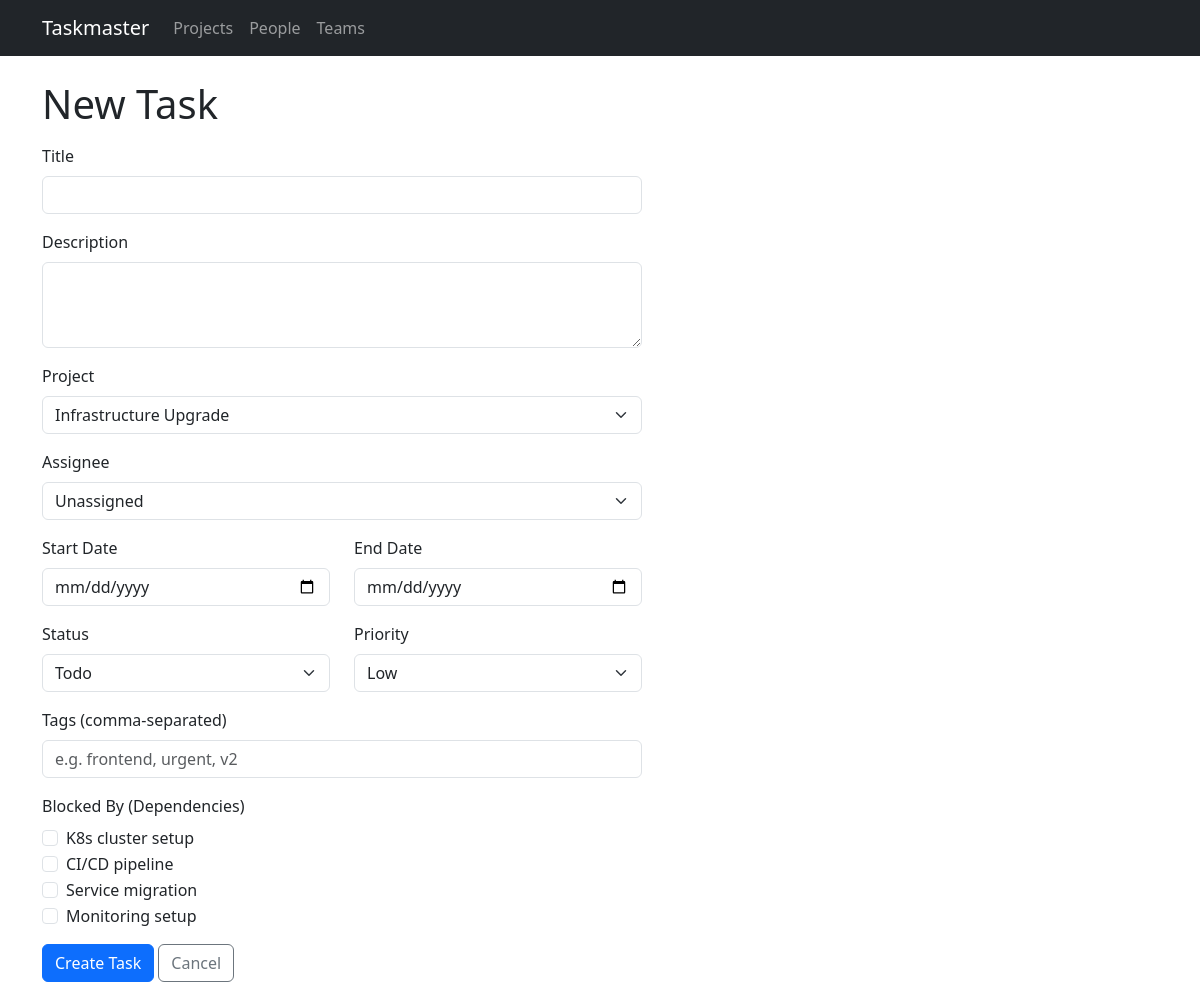
/tasks/new?project_id=4, run on an earlier commit of the app's database.
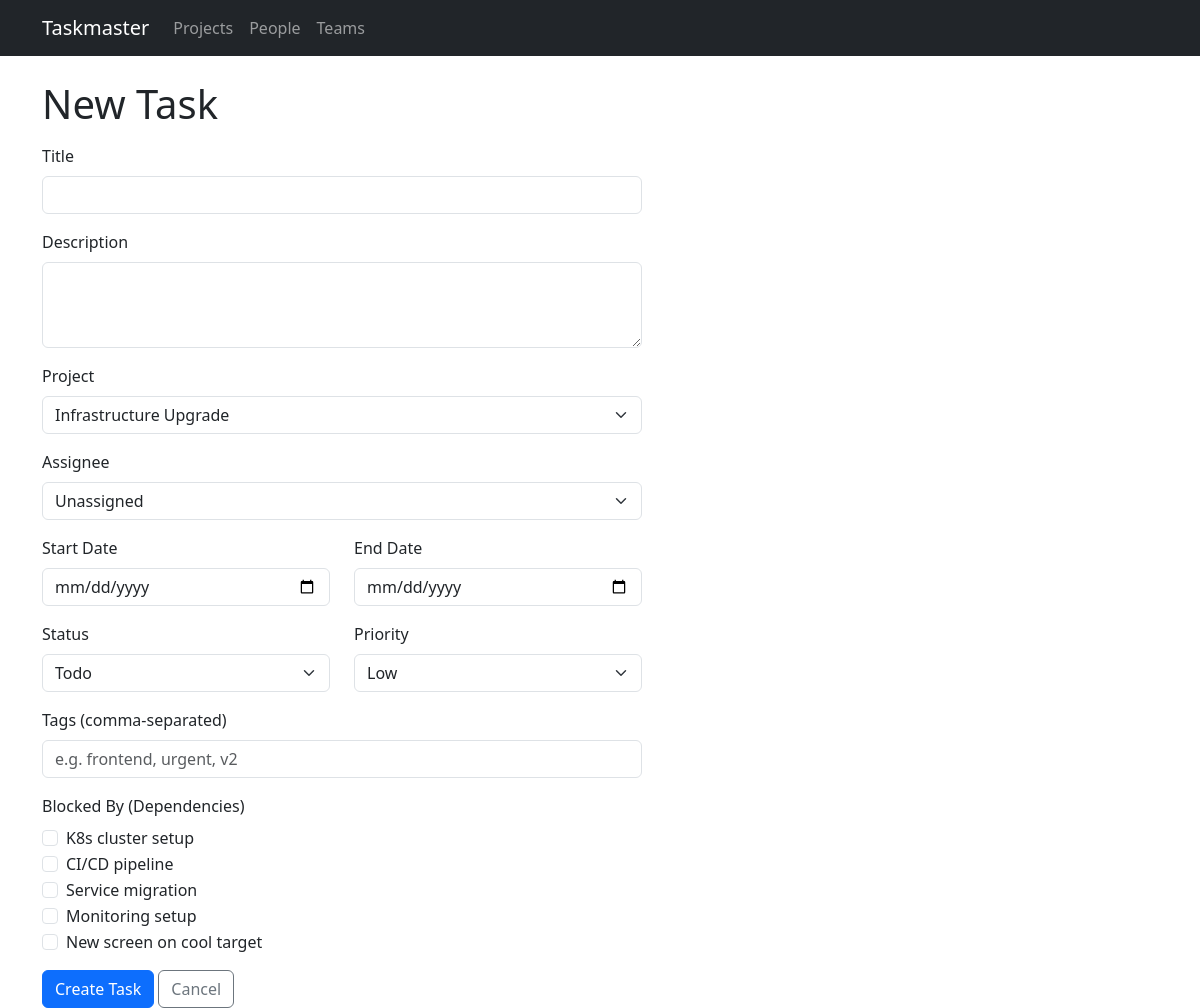
And on a later commit of the database.
### models.py (models this page shows, shortened)
class Task(db.Model):
    id = db.Column(db.Integer, primary_key=True)
    title = db.Column(db.String(200), nullable=False)
    description = db.Column(db.Text)
    project_id = db.Column(db.Integer, db.ForeignKey('project.id'), nullable=False)
    assignee_id = db.Column(db.Integer, db.ForeignKey('person.id'))
    start_date = db.Column(db.Date, nullable=False)
    end_date = db.Column(db.Date, nullable=False)
    status = db.Column(db.String(20), default='todo')  # todo, in_progress, done
    priority = db.Column(db.String(20), default='medium')  # low, medium, high, critical
    tags = db.relationship('Tag', secondary=task_tags, backref=db.backref('tasks', lazy=True))
    status_updates = db.relationship('StatusUpdate', backref='task', lazy=True,
                                     order_by='StatusUpdate.created_at.desc()',
                                     cascade='all, delete-orphan')
    dependencies = db.relationship(
        'Task',
        secondary='task_dependency',
        primaryjoin='Task.id == TaskDependency.task_id',
        secondaryjoin='Task.id == TaskDependency.depends_on_id',
        backref=db.backref('dependents', lazy=True),
        lazy=True,
    )

### routes/tasks.py (the view, shortened to what this page needs)
@bp.route('/tasks/new', methods=['GET', 'POST'])
def new_task():
    project_id = request.args.get('project_id', type=int)
    projects = Project.query.order_by(Project.name).all()
    people = Person.query.order_by(Person.name).all()
    available_deps = []
    if project_id:
        available_deps = Task.query.filter_by(project_id=project_id).all()
    return render_template('tasks/form.html', task=None, projects=projects,
                           people=people, project_id=project_id,
                           available_deps=available_deps)

### templates/tasks/form.html (shortened to what the changed rows need)
{% extends "base.html" %}
{% block content %}
<h1>{{ 'Edit' if task else 'New' }} Task</h1>
<form method="post" class="mt-3" style="max-width: 600px;">
    {% if available_deps %}
    <div class="mb-3">
        {% for dep_task in available_deps %}
        <div class="form-check">
            <input class="form-check-input" type="checkbox" name="dependencies"
                   value="{{ dep_task.id }}" id="dep-{{ dep_task.id }}"
                   {{ 'checked' if task and dep_task in task.dependencies else '' }}>
            <label class="form-check-label" for="dep-{{ dep_task.id }}">
                {{ dep_task.title }}
            </label>
        </div>
        {% endfor %}
    </div>
    {% endif %}
</form>
{% endblock %}

What changed in the data, as far as the page shows it:
added Task: title "New screen on cool target"
